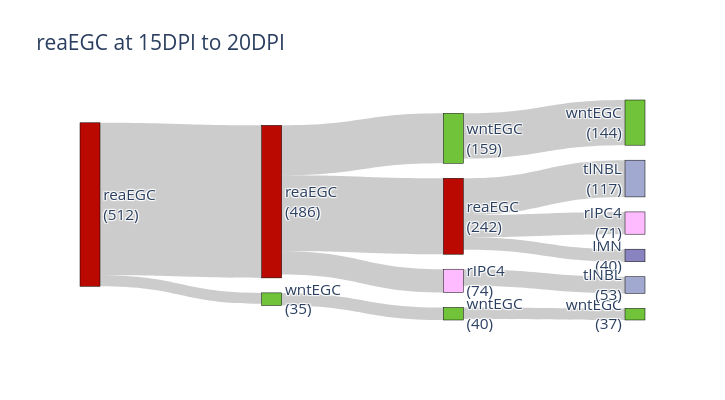

The cell this chart's notebook holds for it:
### Code cell
# reaEGC at 15DPI to 20DPI
init_cell_rea_15DPI = data_train_rea[train_time[3]]
init_cell_type = 'reaEGC'
init_time = 15 - common_initial_time_point
end_time = 20 - common_initial_time_point
_, _, all_cell_type, all_cell_id, all_time_point = evolution_forward(init_cell_rea_15DPI, model, model_anno, init_time, end_time, init_cell_type, 
                                                                     delta_t = 0.1)


time_points = [15, 16.7, 18.4, 20]
time_points = [cur_time - common_initial_time_point for cur_time in time_points]
transition_tree_rea_15DPI = build_transition_tree(all_cell_id, all_cell_type, all_time_point, time_points)
plot_sankey_from_tree(transition_tree_rea_15DPI, cell_type_color_map, threshold=26, title='reaEGC at 15DPI to 20DPI', 
                      font_size=15.3, width = 725, height=400, scale=5, save_path=None)

### Figure 1 — Plotly figure (JSON) as saved in the notebook; plotly's stock layout.template omitted (floating-point values rounded to 4 significant figures)
{"data": [{"link": {"source": [0, 1, 2, 0, 4, 5, 4, 7, 7, 7, 4, 11], "target": [1, 2, 3, 4, 5, 6, 7, 8, 9, 10, 11, 12], "value": [35, 40, 37, 486, 159, 144, 242, 117, 40, 71, 74, 53]}, "node": {"color": ["#BA0900", "#71c33a", "#71c33a", "#71c33a", "#BA0900", "#71c33a", "#71c33a", "#BA0900", "#A1A9D0", "#8983BF", "#FFBBFF", "#FFBBFF", "#A1A9D0"], "label": ["reaEGC<br>(512)", "wntEGC<br>(35)", "wntEGC<br>(40)", "wntEGC<br>(37)", "reaEGC<br>(486)", "wntEGC<br>(159)", "wntEGC<br>(144)", "reaEGC<br>(242)", "tlNBL<br>(117)", "IMN<br>(40)", "rIPC4<br>(71)", "rIPC4<br>(74)", "tlNBL<br>(53)"], "line": {"color": "black", "width": 0.5}, "pad": 15, "thickness": 20}, "type": "sankey"}], "layout": {"font": {"size": 15.3}, "height": 400, "title": {"text": "reaEGC at 15DPI to 20DPI"}, "width": 725}}
